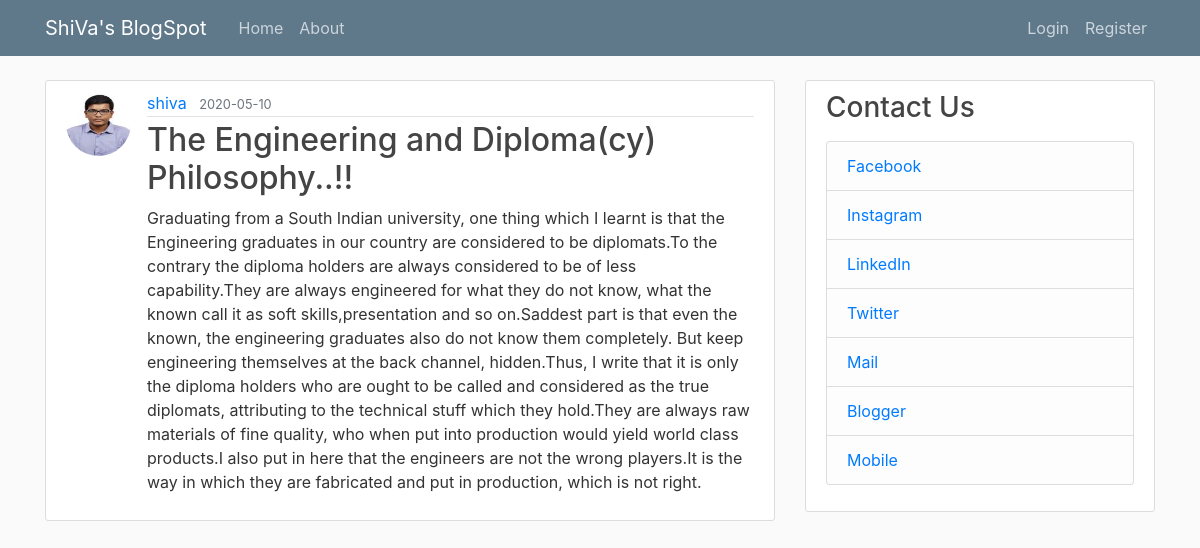
Page /post/9 on the committed database.
### flaskblog/models.py (models this page shows, shortened)
class User(db.Model,UserMixin):
    id=db.Column(db.Integer,primary_key=True)
    username=db.Column(db.String(20),unique=True,nullable=False)
    email=db.Column(db.String(120),unique=True,nullable=False)
    image_file=db.Column(db.String(20),nullable=False,default='default.jpg')
    password=db.Column(db.String(60),nullable=False)
    posts=db.relationship('Post',backref='author',lazy=True)

class Post(db.Model):
    id=db.Column(db.Integer,primary_key=True)
    title=db.Column(db.String(100),nullable=False)
    date_posted=db.Column(db.DateTime,nullable=False,default=datetime.utcnow)
    content=db.Column(db.Text, nullable=False)
    user_id=db.Column(db.Integer,db.ForeignKey('user.id'),nullable=False)

### flaskblog/posts/routes.py (the view)
@posts.route("/post/<int:post_id>")
def post(post_id):
    post=Post.query.get_or_404(post_id)
    return render_template('post.html',title=post.title,post=post)

### flaskblog/templates/post.html (shortened to what this page needs)
{% extends "layout.html" %}
{% block content %}
  <article class="media content-section">
    <img class="rounded-circle article-img" src="{{ url_for('static', filename='profile_pics/' + post.author.image_file) }}">
    <div class="media-body">
      <div class="article-metadata">
        <a class="mr-2" href="{{ url_for('users.user_posts',username=post.author.username) }}">{{ post.author.username }}</a>
        <small class="text-muted">{{ post.date_posted.strftime('%Y-%m-%d') }}</small>
      </div>
      <h2 class="article-title">{{ post.title }}</h2>
      <p class="article-content">{{ post.content }}</p>
    </div>
  </article>
{% endblock content %}

### flaskblog/static/main.css (style rules this page uses)
body { background: #fafafa; color: #333333; margin-top: 5rem; }
h1, h2, h3, h4, h5, h6 { color: #444444; }
.content-section { background: #ffffff; padding: 10px 20px; border: 1px solid #dddddd; border-radius: 3px; margin-bottom: 20px; }
.article-title { color: #444444; }
.article-content { white-space: pre-line; }
.article-img { height: 65px; width: 65px; margin-right: 16px; }
.article-metadata { padding-bottom: 1px; margin-bottom: 4px; border-bottom: 1px solid #e3e3e3 }

### rows in the picture
User: image_file (picture), author.username "shiva"
Post: date_posted "2020-05-10", title "The Engineering and Diploma(cy) Philosophy..!!", content "Graduating from a South Indian university, one thing which I learnt is that the Engineering graduates in our country are considered to be diplomats.To the contrary the diploma holders are always considered to be of less capability.They are always engineered for what they do not know, what the known call it as soft skills,presentation and so on.Saddest part is that even the known, the engineering graduates also do not know them completely. But keep engineering themselves at the back channel, hidden.Thus, I write that it is only the diploma holders who are ought to be called and considered as the true diplomats, attributing to the technical stuff which they hold.They are always raw materials…"
